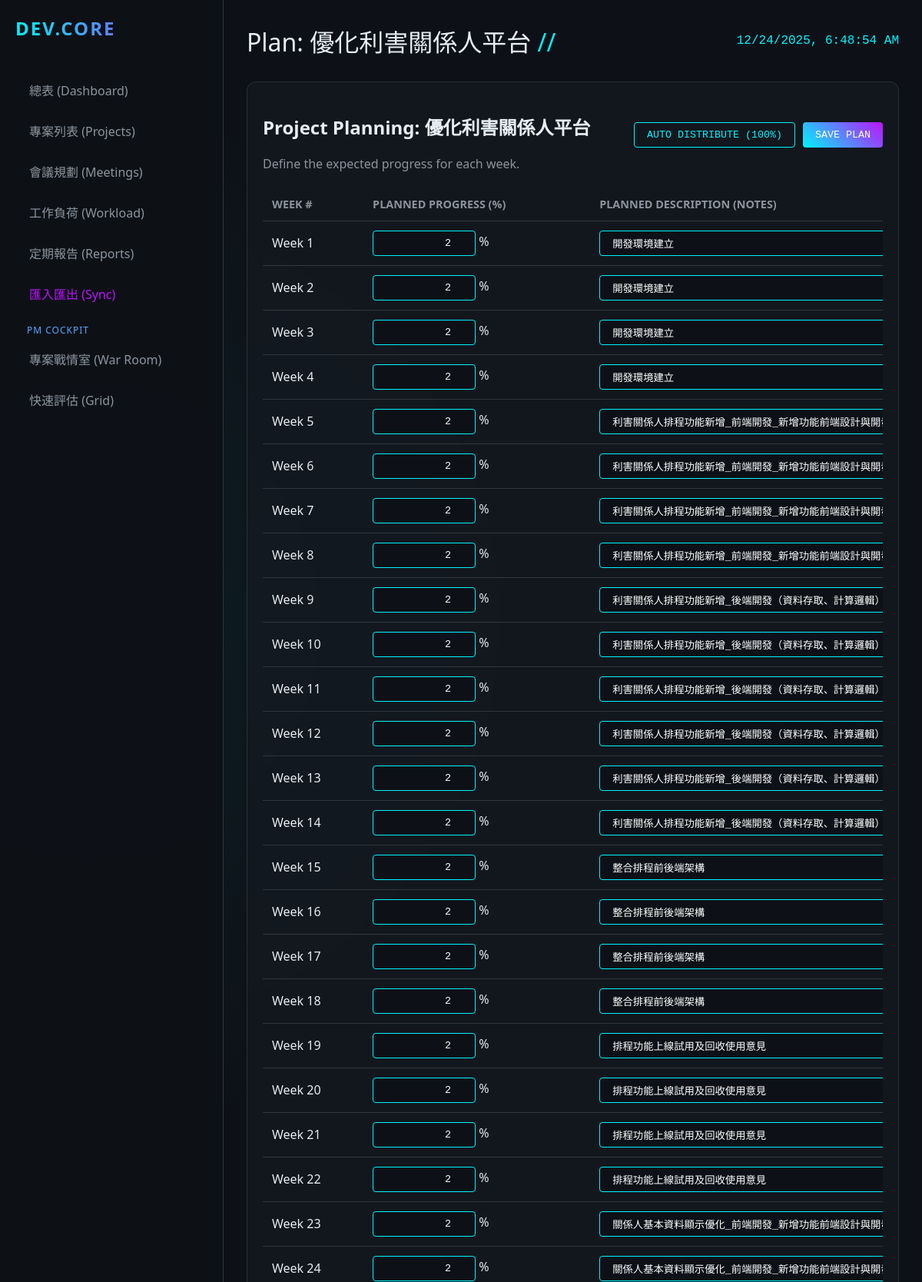
Page /projects/4/planning (upper part) on the committed database.
### app/models.py (models this page shows)
class Project(Base):
    __tablename__ = "projects"
    id = Column(Integer, primary_key=True, index=True)
    name = Column(String, index=True)
    cft_unit = Column(String, index=True)  # Which CFT requested it
    request_unit = Column(String, nullable=True) # Demand Contact Unit
    year = Column(Integer, index=True)
    duration_weeks = Column(Integer, default=12) # New field
    status = Column(String, default="Planning") # Planning, Development, Testing, Complete
    progress = Column(Integer, default=0) # 0-100
    description = Column(Text, nullable=True)
    start_date = Column(Date, nullable=True)
    end_date = Column(Date, nullable=True)
    closure_date = Column(Date, nullable=True) # Date moved to maintenance
    kickoff_date = Column(Date, nullable=True)
    meeting_day = Column(String, nullable=True) # Mon, Tue, Wed, Thu, Fri
    meeting_time = Column(String, nullable=True) # HH:MM
    lead_engineer_id = Column(Integer, ForeignKey("engineers.id"), nullable=True)
    lead_engineer = relationship("Engineer", back_populates="projects")
    updates = relationship("ProjectUpdate", back_populates="project", cascade="all, delete-orphan")
    weekly_progress = relationship("WeeklyProgress", back_populates="project", cascade="all, delete-orphan")
    logs = relationship("ProjectLog", back_populates="project", order_by="desc(ProjectLog.created_at)", cascade="all, delete-orphan")
    maintenance_logs = relationship("MaintenanceLog", back_populates="project", order_by="desc(MaintenanceLog.log_date)", cascade="all, delete-orphan")
    sprints = relationship("Sprint", back_populates="project", cascade="all, delete-orphan")
    tasks = relationship("Task", back_populates="project", cascade="all, delete-orphan")

class WeeklyProgress(Base):
    __tablename__ = "weekly_progress"
    id = Column(Integer, primary_key=True, index=True)
    project_id = Column(Integer, ForeignKey("projects.id"))
    week_number = Column(Integer)
    year = Column(Integer)
    planned_progress = Column(Integer, default=0) # Percentage 0-100
    actual_progress = Column(Integer, default=0) # Percentage 0-100
    planned_description = Column(String)
    actual_description = Column(String, nullable=True)
    actual_hours = Column(Float, default=0.0)
    meeting_date = Column(Date, nullable=True) # Actual date of the meeting/log
    meeting_id = Column(Integer, ForeignKey("meetings.id"), nullable=True) # Linked meeting for verification
    project = relationship("Project", back_populates="weekly_progress")
    meeting = relationship("Meeting")

### app/main.py (the view)
@app.get("/projects/{project_id}/planning", response_class=HTMLResponse)
async def project_planning(request: Request, project_id: int, db: Session = Depends(get_db)):
    project = db.query(models.Project).filter(models.Project.id == project_id).first()
    if not project:
         return HTMLResponse("Project not found", status_code=404)
    weekly_data = db.query(models.WeeklyProgress).filter(models.WeeklyProgress.project_id == project_id).order_by(models.WeeklyProgress.week_number).all()
    safe_weekly_data = []
    for w in weekly_data:
        d = w.__dict__.copy()
        if "_sa_instance_state" in d:
            del d["_sa_instance_state"]
        for k, v in d.items():
            if isinstance(v, (date, datetime)):
                d[k] = str(v)
        safe_weekly_data.append(d)
    return templates.TemplateResponse("project_planning.html", {
        "request": request,
        "page_title": f"Plan: {project.name}",
        "project": project,
        "weekly_data": safe_weekly_data
    })

### templates/project_planning.html (shortened to what this page needs)
{% extends "base.html" %}
{% block content %}
<div class="card">
    <div style="display: flex; justify-content: space-between; align-items: center; margin-bottom: 20px;">
        <div>
            <h2>Project Planning: {{ project.name }}</h2>
            <div style="color: var(--text-secondary);">Define the expected progress for each week.</div>
        </div>
        <div style="gap: 10px; display: flex;">
            <button class="btn" onclick="autoDistribute()">Auto Distribute (100%)</button>
            <button class="btn btn-primary" onclick="savePlan()">Save Plan</button>
        </div>
    </div>
    <div style="max-height: 70vh; overflow-y: auto;">
        <table id="planningTable">
            <thead>
                <tr>
                    <th>Week #</th>
                    <th>Planned Progress (%)</th>
                    <th>Planned Description (Notes)</th>
                </tr>
            </thead>
            <tbody>
                {% for week in weekly_data %}
                <tr data-week="{{ week.week_number }}" data-year="{{ week.year }}">
                    <td>Week {{ week.week_number }}</td>
                    <td>
                        <input type="number" class="plan-input btn" style="width: 100px; text-align: right;"
                            value="{{ week.planned_progress }}" min="0" max="100"> %
                    </td>
                    <td>
                        <input type="text" class="plan-desc-input btn" style="width: 100%; text-align: left;"
                            value="{{ week.planned_description or '' }}" placeholder="e.g. Kickoff meeting">
                    </td>
                </tr>
                {% endfor %}
            </tbody>
        </table>
    </div>
</div>
{% endblock %}

### static/css/style.css (style rules this page uses)
:root { --bg-color: #0d1117; --card-bg: rgba(22, 27, 34, 0.7); --text-primary: #e6edf3; --text-secondary: #8b949e; --accent-cyan: #00f3ff; --accent-purple: #bc13fe; --border-color: #30363d; --glass-border: 1px solid rgba(255, 255, 255, 0.1); }
body { background-color: var(--bg-color); color: var(--text-primary); font-family: 'Segoe UI', Roboto, Helvetica, Arial, sans-serif; margin: 0; padding: 0; overflow-x: hidden; background-image: radial-gradient(circle at 10% 20%, rgba(0, 243, 255, 0.05) 0%, transparent 20%), radial-gradient(circle at 90% 80%, rgba(188, 19, 254, 0.05) 0%, transparent 20%); }
.card { background: var(--card-bg); border: var(--glass-border); border-radius: 12px; padding: 20px; backdrop-filter: blur(10px); margin-bottom: 20px; box-shadow: 0 4px 6px rgba(0, 0, 0, 0.1); }
.btn { background: transparent; border: 1px solid var(--accent-cyan); color: var(--accent-cyan); padding: 8px 16px; border-radius: 4px; cursor: pointer; transition: all 0.3s ease; font-family: 'Courier New', monospace; text-transform: uppercase; }
.btn-primary { background: linear-gradient(45deg, var(--accent-cyan), var(--accent-purple)); border: none; color: white; }
table { width: 100%; border-collapse: collapse; }
th, td { padding: 12px; text-align: left; border-bottom: 1px solid var(--border-color); }
th { color: var(--text-secondary); font-size: 0.9em; text-transform: uppercase; }
input, textarea, select { background-color: rgba(13, 17, 23, 0.8) !important; color: #ffffff !important; border: 1px solid var(--accent-cyan); padding: 8px; border-radius: 4px; font-family: inherit; }

### rows in the picture
Project: name "優化利害關係人平台"
WeeklyProgress: week_number "1", planned_progress "2", planned_description "開發環境建立"
WeeklyProgress: week_number "2", planned_progress "2", planned_description "開發環境建立"
WeeklyProgress: week_number "3", planned_progress "2", planned_description "開發環境建立"
WeeklyProgress: week_number "4", planned_progress "2", planned_description "開發環境建立"
WeeklyProgress: week_number "5", planned_progress "2", planned_description "利害關係人排程功能新增_前端開發_新增功能前端設計與開發"
WeeklyProgress: week_number "6", planned_progress "2", planned_description "利害關係人排程功能新增_前端開發_新增功能前端設計與開發"
WeeklyProgress: week_number "7", planned_progress "2", planned_description "利害關係人排程功能新增_前端開發_新增功能前端設計與開發"
WeeklyProgress: week_number "8", planned_progress "2", planned_description "利害關係人排程功能新增_前端開發_新增功能前端設計與開發"
WeeklyProgress: week_number "9", planned_progress "2", planned_description "利害關係人排程功能新增_後端開發（資料存取、計算邏輯）"
WeeklyProgress: week_number "10", planned_progress "2", planned_description "利害關係人排程功能新增_後端開發（資料存取、計算邏輯）"
WeeklyProgress: week_number "11", planned_progress "2", planned_description "利害關係人排程功能新增_後端開發（資料存取、計算邏輯）"
WeeklyProgress: week_number "12", planned_progress "2", planned_description "利害關係人排程功能新增_後端開發（資料存取、計算邏輯）"
WeeklyProgress: week_number "13", planned_progress "2", planned_description "利害關係人排程功能新增_後端開發（資料存取、計算邏輯）"
WeeklyProgress: week_number "14", planned_progress "2", planned_description "利害關係人排程功能新增_後端開發（資料存取、計算邏輯）"
WeeklyProgress: week_number "15", planned_progress "2", planned_description "整合排程前後端架構"
WeeklyProgress: week_number "16", planned_progress "2", planned_description "整合排程前後端架構"
WeeklyProgress: week_number "17", planned_progress "2", planned_description "整合排程前後端架構"
WeeklyProgress: week_number "18", planned_progress "2", planned_description "整合排程前後端架構"
WeeklyProgress: week_number "19", planned_progress "2", planned_description "排程功能上線試用及回收使用意見"
WeeklyProgress: week_number "20", planned_progress "2", planned_description "排程功能上線試用及回收使用意見"
WeeklyProgress: week_number "21", planned_progress "2", planned_description "排程功能上線試用及回收使用意見"
WeeklyProgress: week_number "22", planned_progress "2", planned_description "排程功能上線試用及回收使用意見"
WeeklyProgress: week_number "23", planned_progress "2", planned_description "關係人基本資料顯示優化_前端開發_新增功能前端設計與開發"
WeeklyProgress: week_number "24", planned_progress "2", planned_description "關係人基本資料顯示優化_前端開發_新增功能前端設計與開發"

### other values in the picture
{{ page_title }} "Plan: 優化利害關係人平台"
